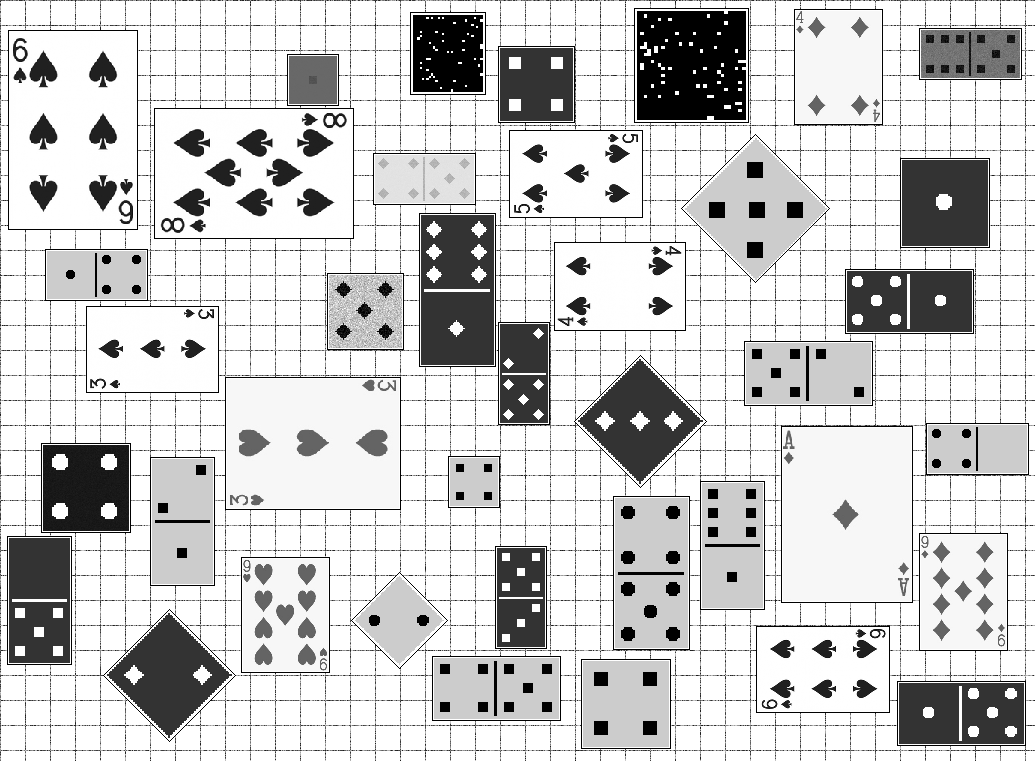
%> input picture Matlab/TP1/sequencias/Seq160/svpi2022_TP1_img_160_03.png, 1035 x 761 px; its folder holds only this picture in this run
$ octave --eval "result = tp1_92993;"   (GNU Octave 9; MATLAB toolbox functions it lacks are replaced by stand-ins)
%> lines starting %> are read from the running program, lines starting %| are printed output that depends on the picture; in (x1, y1, x2, y2) boxes, pixels count from 0 and x2, y2 are one past the last pixel; in counts of white or black regions, pixels touching at a corner belong together; the program's own positions count from 1
% SVPI
% Alexandre Rodrigues 92993
% Abril 2022
% Trabalho Pratico 1

function NumMec = tp1_92993()

    %% Init Vars
    NumMec = 92993;

    %% Open Image

%     addpath('../')
%     listaF=dir('../svpi2022_TP1_img_*.png');

    addpath('../sequencias/Seq160')
    listaF=dir('../sequencias/Seq160/svpi2022_TP1_img_*.png');

    MaxImg = size(listaF,1);

    for idxImg = 1:MaxImg

        imName = listaF(idxImg).name;

        NumSeq = str2double(imName(18:20));
        NumImg = str2double(imName(22:23));

        A = im2double(imread(imName));

        %% SubImages

        minSize = 0.2; % min nnz for aceptable boundary (percentage)
        minWidth = 0.04; % min width of subimage (percentage)

        cutx = -3; % increase area of boundary
        cuty = -3; %
        reductRoted = 2; % reduce after rotation
        rot = true; % rotate
        extend = false; % extend to rectangular subimage
        relSizes = 1.2; % relative width to height

        % Find rotated dices
        [regionsRotated,fmaskRot] = getSubImages(A,rot,minSize,cutx,cuty,relSizes,minWidth,extend,zeros(size(A)),reductRoted);
% [254 lines not run here, left out]
% [314 lines left out: functions getHalfPintas, rotateDiceIf, edgeDice, edgeRotDice, edging, autobin and 7 more, not called in this run]


function B2 = maskRotated(B)
    % mask for rotated dices in main image

    SE1 = [0 0 1
        0 1 0
        1 0 0];
    SE2 = [1 0 0
        0 1 0
        0 0 1];

    B2 = edge(B,'sobel','vertical');
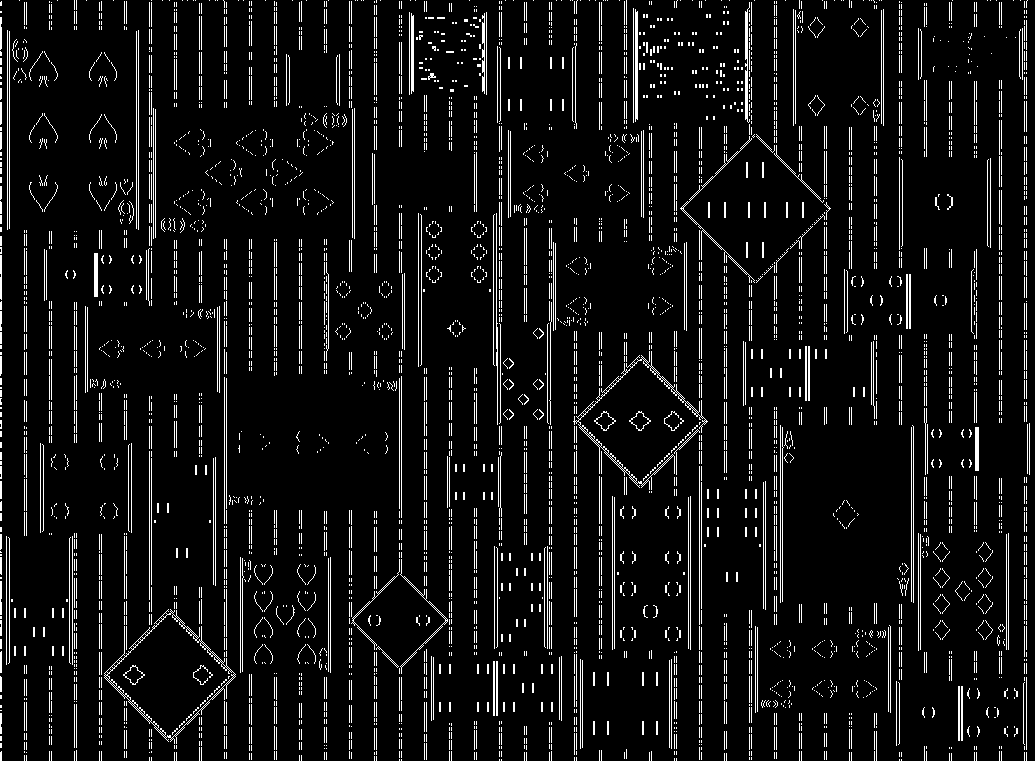
%> B2: size 761x1035 logical; 6.9% white in thin lines or dots
    B2 = imclose(B2,SE1);
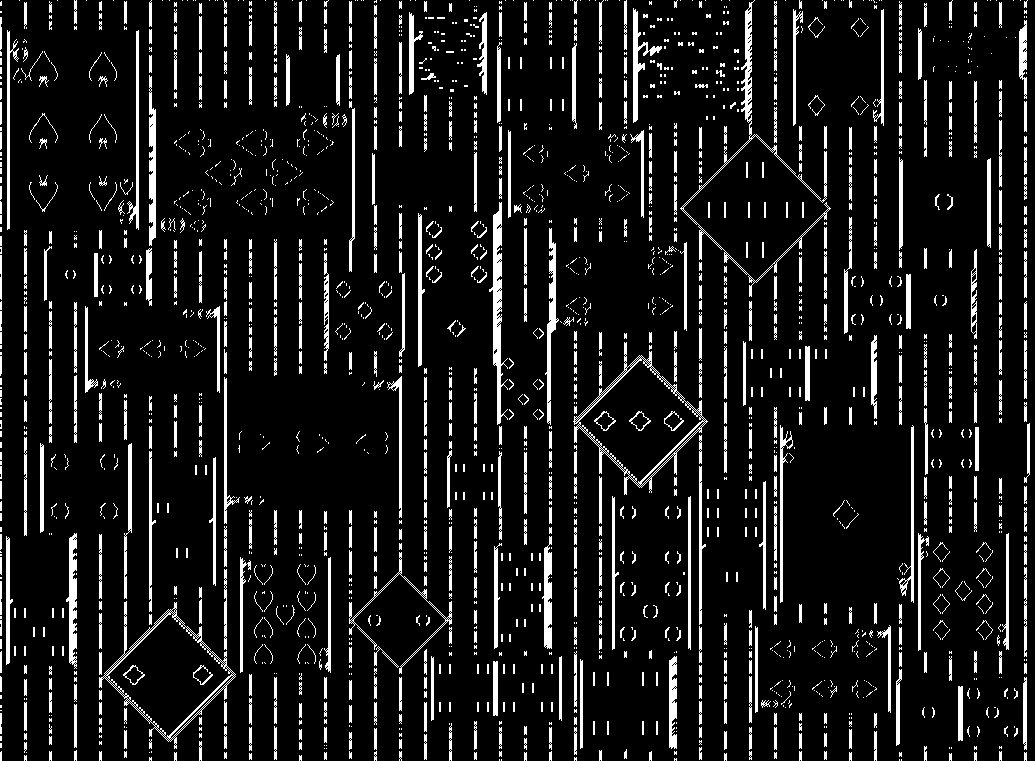
%> B2: size 761x1035 logical; 9.7% white; 2057 white regions (1271 under 20 px), largest, box (x1, y1, x2, y2) and area: (680, 0, 831, 297) 1799, (489, 202, 508, 425) 1541, (573, 342, 708, 495) 1538
    B2 = imclose(B2,SE2);
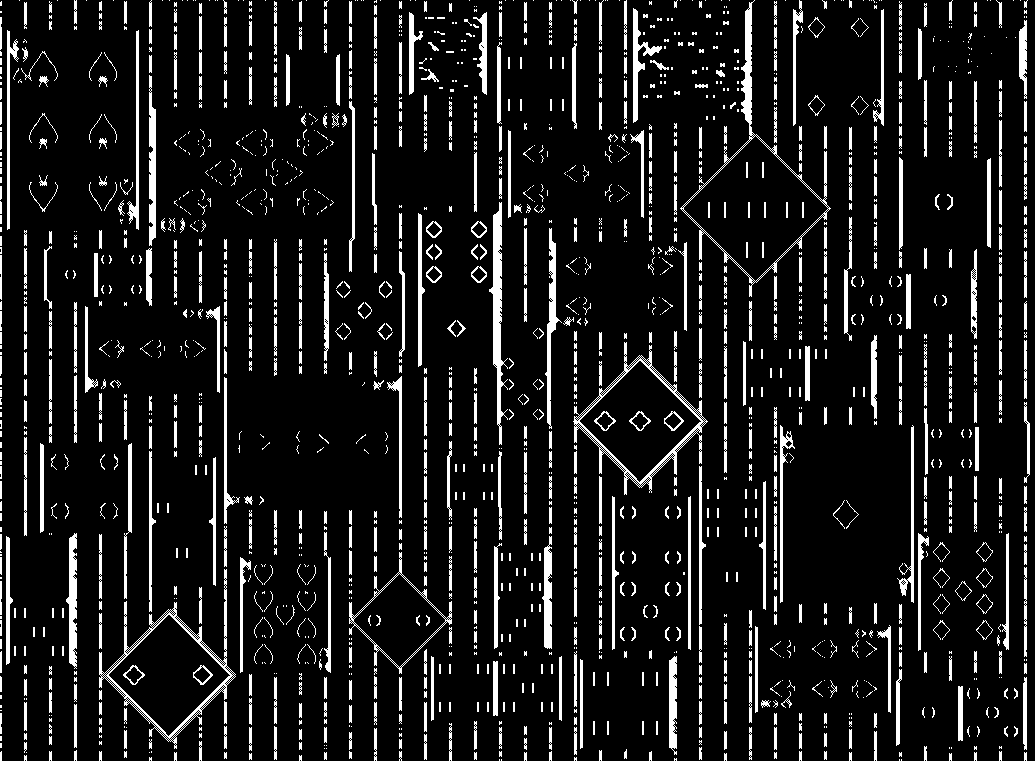
%> B2: size 761x1035 logical; 10% white; 1739 white regions (940 under 20 px), largest, box (x1, y1, x2, y2) and area: (99, 569, 236, 749) 2033, (680, 0, 831, 297) 2000, (573, 342, 708, 495) 1901

    B2 = bwmorph(B2,'bridge',2);
%> B2: size 761x1035 logical; 10.2% white; 1473 white regions (675 under 20 px), largest, box (x1, y1, x2, y2) and area: (99, 569, 236, 749) 2110, (680, 0, 831, 297) 2006, (573, 342, 708, 495) 1908
end


% [6 lines left out: function maskNormal, not called in this run]

function [regions,fullMask] = getSubImages(A,rot,minSize,cutx,cuty,relSizes,minWidth,extend,fmaskPrev,reductRoted)
    % get all subimages(regions)

    if rot
        B = maskRotated(A);
    else
        B = maskNormal(A);
    end

    B = bwareaopen(B,round(minSize*size(B,1)));
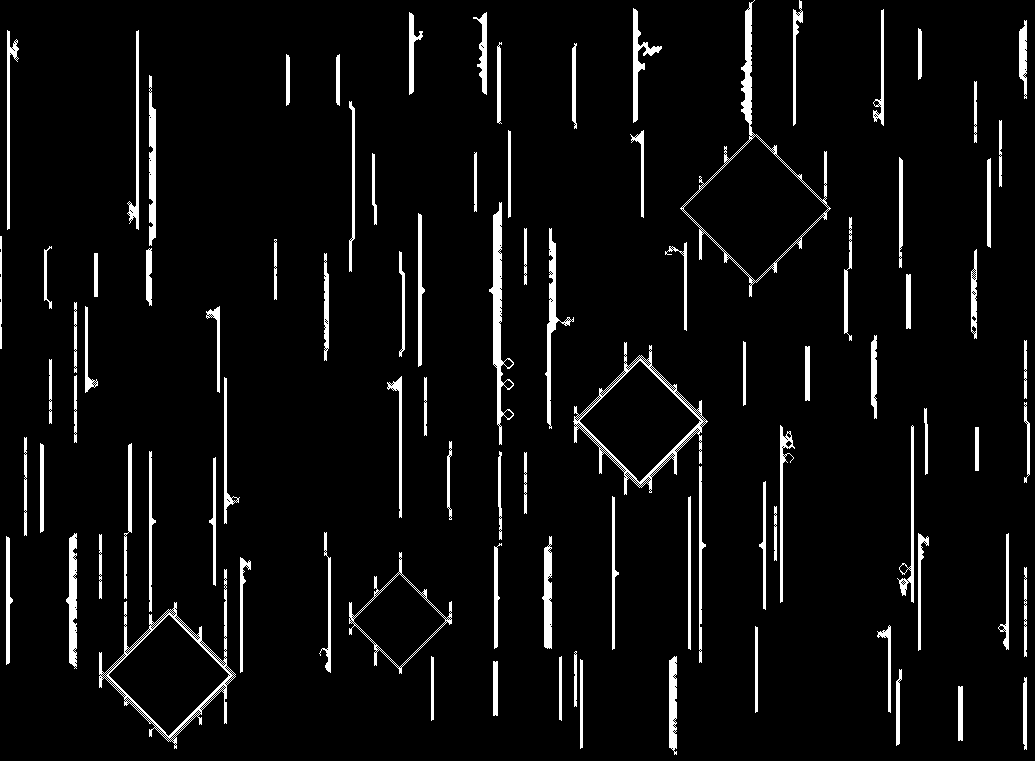
%> B: size 761x1035 logical; 5.2% white; 93 white regions, largest, box (x1, y1, x2, y2) and area: (99, 569, 236, 749) 2110, (680, 0, 831, 297) 2006, (573, 342, 708, 495) 1908

    fullMask = zeros(size(B));

    [Bx,~,Nb] = bwboundaries(B);
%> Bx = 2209 boundaries; largest, box (x1, y1, x2, y2) and points: (680, 0, 831, 297) 878, (99, 569, 236, 749) 820, (573, 342, 708, 495) 648, (489, 202, 514, 445) 558, (545, 228, 574, 429) 454; Nb = 93

    sx = size(B,1);
    sy = size(B,2);

    count = 1;

    for k = Nb+1:length(Bx) % use only interior boundaries
        boundary = Bx{k};

        mask = poly2mask(boundary(:,2), boundary(:,1),sx,sy);
        if (nnz(mask) < minSize*sx), continue, end

        % remove already found
        if nnz(mask.*fmaskPrev), continue, end

        % clean all zeros cols and rows
        mask0s = mask(:,any(mask,1));
        mask0s = mask0s(any(mask0s,2),:);
        if (mean(mask0s,'all') < 0.4), continue, end % very sparse image

        % remove weird shapes
        sizesT = sort(size(mask0s));
        if sizesT(2) > relSizes * sizesT(1) || sizesT(1) < minWidth * sx, continue, end

        % estender a quadrilateros
        if extend
            idxs = find(max(mask,[],2));
            minx = max(idxs(1)+cutx,1);
            maxx = min(idxs(end)-cutx,sx);
            idxs = find(max(mask));
            miny = max(idxs(1)+cuty,1);
            maxy = min(idxs(end)-cuty,sy);
            mask = zeros(size(A));
            mask(minx:maxx,miny:maxy) = 1;

            % remove already found
            if nnz(mask.*fmaskPrev), continue, end

            % clean all zeros cols and rows
            mask0s = mask(:,any(mask,1));
            mask0s = mask0s(any(mask0s,2),:);

            % remove weird shapes
            sizesT = sort(size(mask0s));
            if sizesT(2) > relSizes * sizesT(1) || sizesT(1) < minWidth * sx , continue, end
        end

        selected = A.*mask;

        if rot && ~extend % rotate
            selected = selected(:,any(selected,1));
            selected = selected(any(selected,2),:);

            selected = rotateDice(selected,reductRoted);
        end

        fullMask = fullMask | mask;
        fmaskPrev = fmaskPrev | mask;

        % guardar regiao
        selected = selected(:,any(selected,1));
        selected = selected(any(selected,2),:);

        sizesT = sort(size(selected));
        if sizesT(2) < 1.05 * sizesT(1) % guarantee that dices are squares
            selected = selected(1:sizesT(1),1:sizesT(1));
        end

        regions{count} = selected;
        count = count + 1;

    end
%> this loop made 1 pass
%> (k, boundary) on pass 1: (94, [54 11; 54 11])
end

% [15 lines left out: function rotateDice, not called in this run]
%> (the run ends here)

$ run again, on Matlab/TP1/sequencias/Seq160/svpi2022_TP1_img_160_10.png
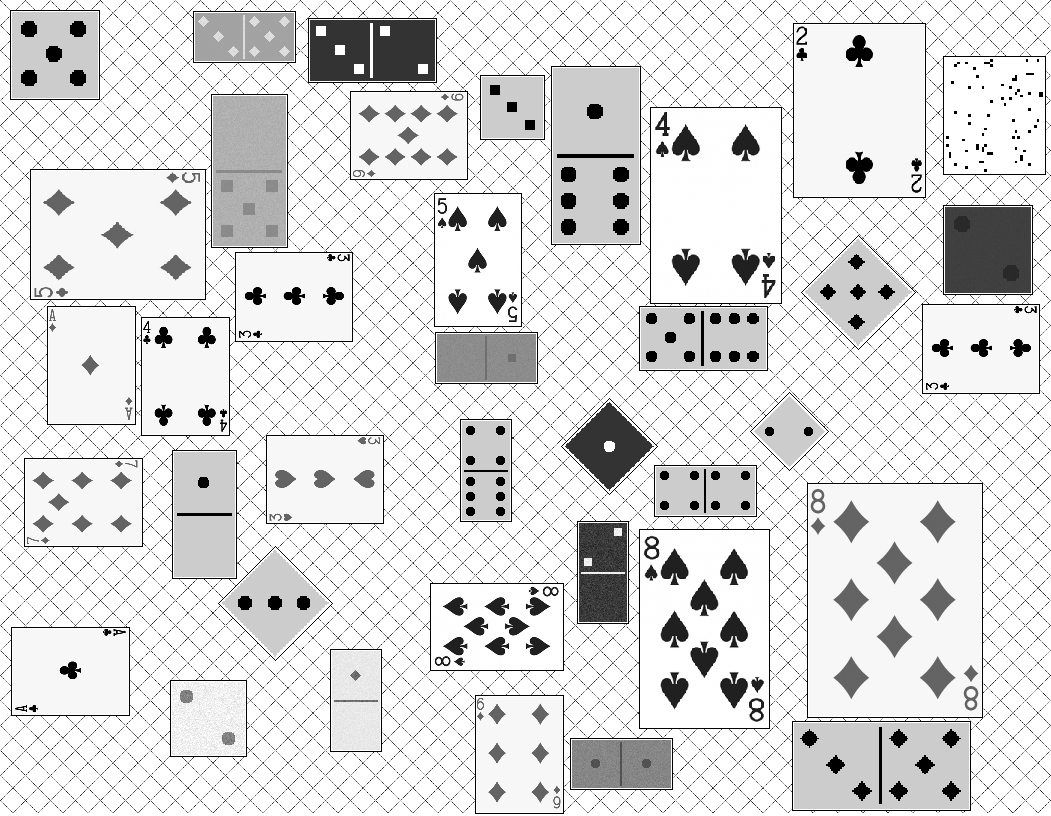
%> input picture Matlab/TP1/sequencias/Seq160/svpi2022_TP1_img_160_10.png, 1051 x 816 px
%> in maskRotated, `B2 = edge(B,'sobel','vertical');`:
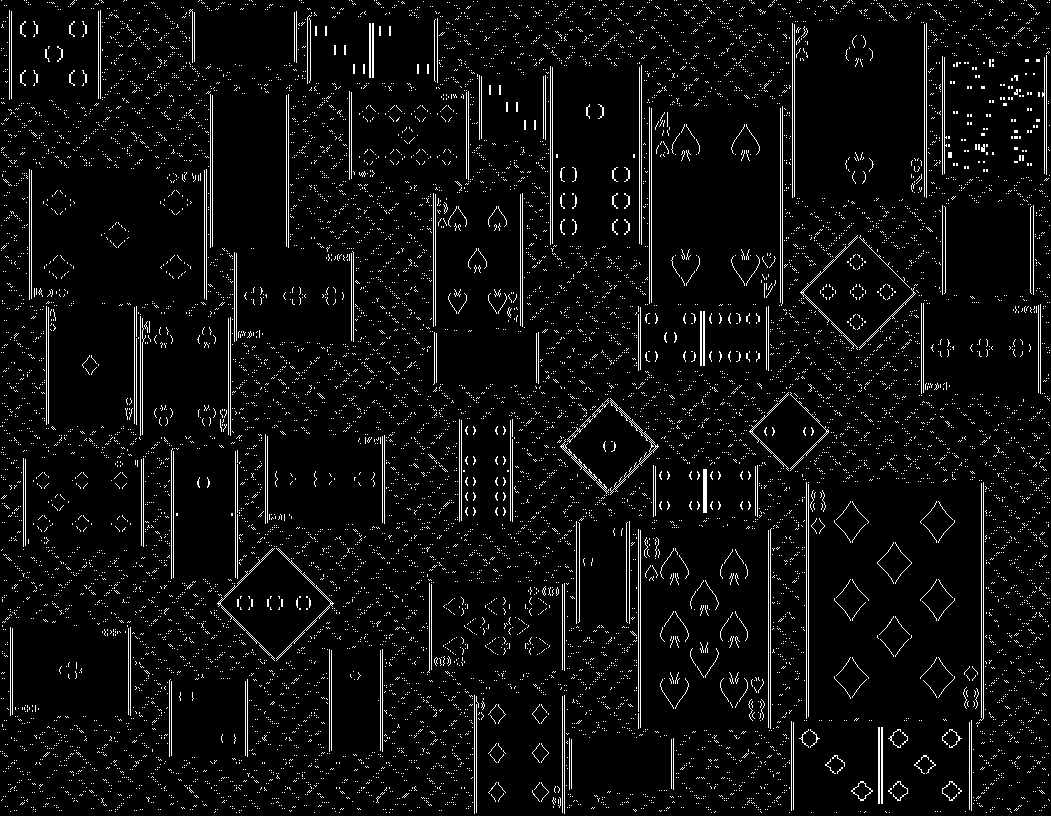
%> B2: size 816x1051 logical; 5% white in thin lines or dots
%> in getSubImages, `B = bwareaopen(B,round(minSize*size(B,1)));`:
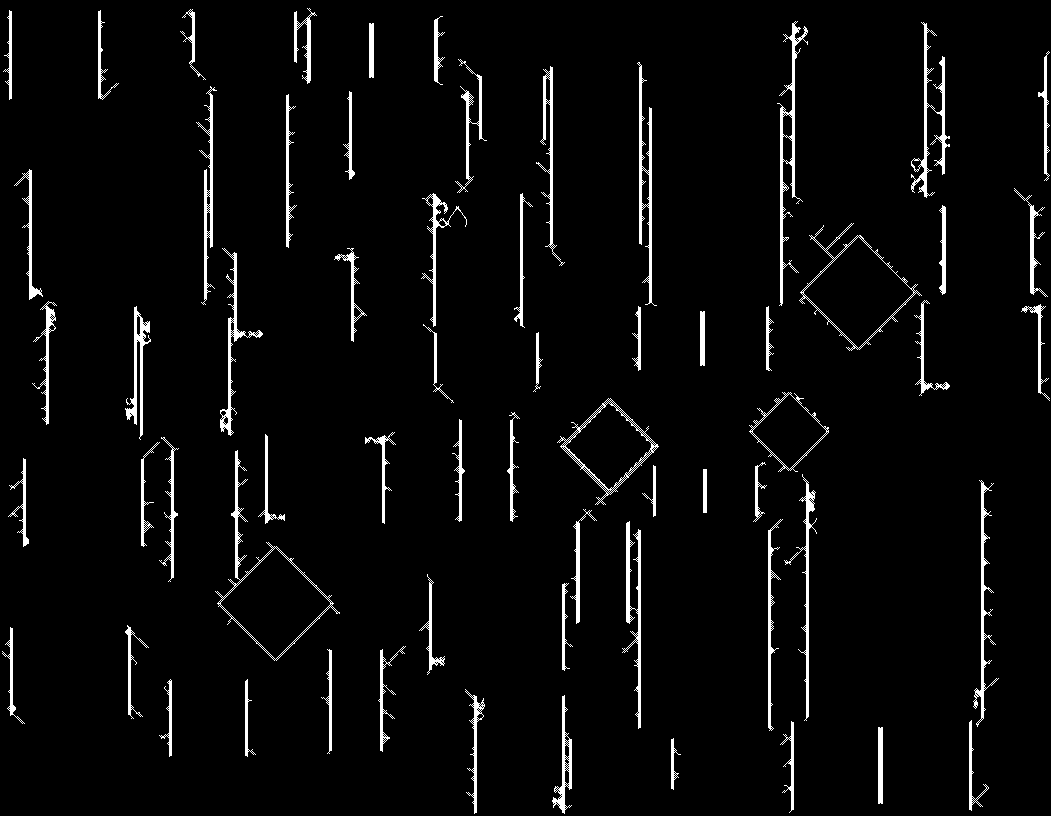
%> B: size 816x1051 logical; 3.8% white; 64 white regions, largest, box (x1, y1, x2, y2) and area: (777, 21, 808, 306) 1501, (911, 22, 950, 198) 1287, (637, 62, 657, 306) 1246
%> Bx = 3110 boundaries; largest, box (x1, y1, x2, y2) and points: (777, 21, 808, 306) 864, (911, 22, 950, 198) 792, (637, 62, 657, 306) 726, (622, 521, 641, 729) 671, (215, 450, 340, 661) 660; Nb = 64
%> the loop in getSubImages, `for k = Nb+1:length(Bx)` made 1 pass
%> (k, boundary) on pass 1: (65, [654 4; 654 4])
